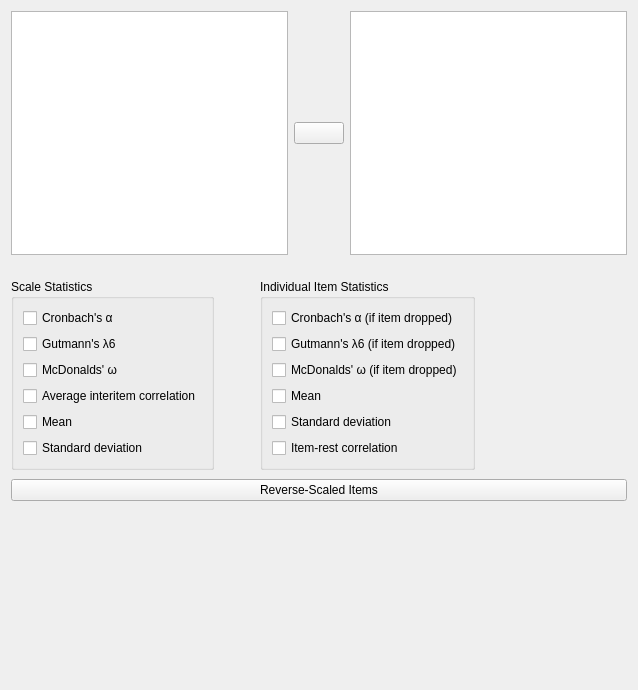
<?xml version="1.0" encoding="UTF-8"?>
<ui version="4.0">
 <class>ReliabilityAnalysisForm</class>
 <widget class="QWidget" name="ReliabilityAnalysisForm">
  <property name="geometry">
   <rect>
    <x>0</x>
    <y>0</y>
    <width>638</width>
    <height>690</height>
   </rect>
  </property>
  <property name="windowTitle">
   <string>Form</string>
  </property>
  <layout class="QGridLayout" name="gridLayout_6">
   <item row="0" column="0">
    <widget class="QWidget" name="topWidget" native="true">
     <layout class="QGridLayout" name="gridLayout_3">
      <property name="leftMargin">
       <number>0</number>
      </property>
      <property name="topMargin">
       <number>0</number>
      </property>
      <property name="rightMargin">
       <number>0</number>
      </property>
      <property name="verticalSpacing">
       <number>0</number>
      </property>
      <item row="0" column="2" rowspan="3">
       <widget class="BoundListView" name="variables">
        <property name="minimumSize">
         <size>
          <width>0</width>
          <height>200</height>
         </size>
        </property>
       </widget>
      </item>
      <item row="1" column="1">
       <widget class="AssignButton" name="assignButton">
        <property name="sizePolicy">
         <sizepolicy hsizetype="Fixed" vsizetype="Fixed">
          <horstretch>0</horstretch>
          <verstretch>0</verstretch>
         </sizepolicy>
        </property>
        <property name="minimumSize">
         <size>
          <width>50</width>
          <height>0</height>
         </size>
        </property>
        <property name="maximumSize">
         <size>
          <width>50</width>
          <height>16777215</height>
         </size>
        </property>
        <property name="text">
         <string/>
        </property>
       </widget>
      </item>
      <item row="2" column="1">
       <spacer name="verticalSpacer_3">
        <property name="orientation">
         <enum>Qt::Vertical</enum>
        </property>
        <property name="sizeHint" stdset="0">
         <size>
          <width>20</width>
          <height>81</height>
         </size>
        </property>
       </spacer>
      </item>
      <item row="0" column="1">
       <spacer name="verticalSpacer_2">
        <property name="orientation">
         <enum>Qt::Vertical</enum>
        </property>
        <property name="sizeHint" stdset="0">
         <size>
          <width>20</width>
          <height>81</height>
         </size>
        </property>
       </spacer>
      </item>
      <item row="0" column="0" rowspan="3">
       <widget class="AvailableFieldsListView" name="listAvailableVariables">
        <property name="minimumSize">
         <size>
          <width>0</width>
          <height>200</height>
         </size>
        </property>
       </widget>
      </item>
     </layout>
    </widget>
   </item>
   <item row="1" column="0">
    <widget class="QWidget" name="gridLayout_7" native="true">
     <property name="sizePolicy">
      <sizepolicy hsizetype="Fixed" vsizetype="Fixed">
       <horstretch>0</horstretch>
       <verstretch>0</verstretch>
      </sizepolicy>
     </property>
     <layout class="QGridLayout" name="gridLayout_2">
      <property name="leftMargin">
       <number>0</number>
      </property>
      <property name="rightMargin">
       <number>0</number>
      </property>
      <property name="bottomMargin">
       <number>0</number>
      </property>
      <item row="0" column="0">
       <widget class="BoundGroupBox" name="totalScaleStats">
        <property name="sizePolicy">
         <sizepolicy hsizetype="Preferred" vsizetype="Preferred">
          <horstretch>0</horstretch>
          <verstretch>0</verstretch>
         </sizepolicy>
        </property>
        <property name="minimumSize">
         <size>
          <width>0</width>
          <height>0</height>
         </size>
        </property>
        <property name="title">
         <string>Scale Statistics</string>
        </property>
        <property name="flat">
         <bool>false</bool>
        </property>
        <layout class="QGridLayout" name="gridLayout">
         <item row="5" column="0">
          <widget class="BoundCheckBox" name="averageInterItemCor">
           <property name="text">
            <string>Average interitem correlation</string>
           </property>
          </widget>
         </item>
         <item row="0" column="0">
          <widget class="BoundCheckBox" name="alphaScale">
           <property name="text">
            <string>Cronbach's α</string>
           </property>
          </widget>
         </item>
         <item row="9" column="0">
          <widget class="BoundCheckBox" name="sdScale">
           <property name="text">
            <string>Standard deviation</string>
           </property>
          </widget>
         </item>
         <item row="8" column="0">
          <widget class="BoundCheckBox" name="meanScale">
           <property name="text">
            <string>Mean</string>
           </property>
          </widget>
         </item>
         <item row="1" column="0">
          <widget class="BoundCheckBox" name="gutmannScale">
           <property name="text">
            <string>Gutmann's λ6</string>
           </property>
          </widget>
         </item>
         <item row="2" column="0">
          <widget class="BoundCheckBox" name="mcDonaldScale">
           <property name="text">
            <string>McDonalds' ω</string>
           </property>
          </widget>
         </item>
        </layout>
       </widget>
      </item>
      <item row="0" column="2">
       <widget class="BoundGroupBox" name="itemStats">
        <property name="title">
         <string>Individual Item Statistics</string>
        </property>
        <layout class="QGridLayout" name="gridLayout_5">
         <item row="5" column="0">
          <widget class="BoundCheckBox" name="itemRestCor">
           <property name="text">
            <string>Item-rest correlation</string>
           </property>
          </widget>
         </item>
         <item row="1" column="0">
          <widget class="BoundCheckBox" name="gutmannItem">
           <property name="text">
            <string>Gutmann's λ6 (if item dropped)</string>
           </property>
          </widget>
         </item>
         <item row="4" column="0">
          <widget class="BoundCheckBox" name="sdItem">
           <property name="text">
            <string>Standard deviation</string>
           </property>
          </widget>
         </item>
         <item row="0" column="0">
          <widget class="BoundCheckBox" name="alphaItem">
           <property name="text">
            <string>Cronbach's α (if item dropped)</string>
           </property>
          </widget>
         </item>
         <item row="3" column="0">
          <widget class="BoundCheckBox" name="meanItem">
           <property name="text">
            <string>Mean</string>
           </property>
          </widget>
         </item>
         <item row="2" column="0">
          <widget class="BoundCheckBox" name="mcDonaldItem">
           <property name="text">
            <string>McDonalds' ω (if item dropped)</string>
           </property>
          </widget>
         </item>
        </layout>
       </widget>
      </item>
      <item row="0" column="1">
       <spacer name="horizontalSpacer">
        <property name="orientation">
         <enum>Qt::Horizontal</enum>
        </property>
        <property name="sizeHint" stdset="0">
         <size>
          <width>40</width>
          <height>20</height>
         </size>
        </property>
       </spacer>
      </item>
     </layout>
    </widget>
   </item>
   <item row="2" column="0">
    <widget class="QWidget" name="revScaledItemsBox" native="true">
     <layout class="QGridLayout" name="gridLayout_4">
      <property name="leftMargin">
       <number>0</number>
      </property>
      <property name="topMargin">
       <number>3</number>
      </property>
      <property name="rightMargin">
       <number>0</number>
      </property>
      <property name="bottomMargin">
       <number>3</number>
      </property>
      <item row="1" column="0">
       <widget class="QWidget" name="containerRevScaledItems" native="true">
        <layout class="QVBoxLayout" name="verticalLayout">
         <property name="leftMargin">
          <number>0</number>
         </property>
         <property name="rightMargin">
          <number>0</number>
         </property>
         <property name="bottomMargin">
          <number>0</number>
         </property>
         <item>
          <widget class="BoundAssignWidget" name="reverseScaledItems" native="true">
           <property name="minimumSize">
            <size>
             <width>0</width>
             <height>160</height>
            </size>
           </property>
           <property name="focusPolicy">
            <enum>Qt::NoFocus</enum>
           </property>
          </widget>
         </item>
        </layout>
       </widget>
      </item>
      <item row="0" column="0">
       <widget class="ExpanderButton" name="expanderPosthoc">
        <property name="sizePolicy">
         <sizepolicy hsizetype="Expanding" vsizetype="Fixed">
          <horstretch>0</horstretch>
          <verstretch>0</verstretch>
         </sizepolicy>
        </property>
        <property name="text">
         <string>Reverse-Scaled Items</string>
        </property>
       </widget>
      </item>
     </layout>
    </widget>
   </item>
  </layout>
 </widget>
 <customwidgets>
  <customwidget>
   <class>AssignButton</class>
   <extends>QPushButton</extends>
   <header>widgets/assignbutton.h</header>
  </customwidget>
  <customwidget>
   <class>AvailableFieldsListView</class>
   <extends>QListView</extends>
   <header>widgets/availablefieldslistview.h</header>
  </customwidget>
  <customwidget>
   <class>BoundCheckBox</class>
   <extends>QCheckBox</extends>
   <header>widgets/boundcheckbox.h</header>
  </customwidget>
  <customwidget>
   <class>BoundListView</class>
   <extends>QListView</extends>
   <header>widgets/boundlistview.h</header>
  </customwidget>
  <customwidget>
   <class>BoundGroupBox</class>
   <extends>QGroupBox</extends>
   <header>widgets/boundgroupbox.h</header>
   <container>1</container>
  </customwidget>
  <customwidget>
   <class>ExpanderButton</class>
   <extends>QPushButton</extends>
   <header>widgets/expanderbutton.h</header>
  </customwidget>
  <customwidget>
   <class>BoundAssignWidget</class>
   <extends>QWidget</extends>
   <header>widgets/boundassignwidget.h</header>
   <container>1</container>
  </customwidget>
 </customwidgets>
 <resources/>
 <connections/>
</ui>
